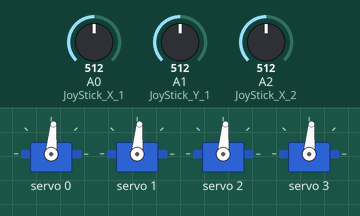
Bench run of a sketch on a simulated Arduino Uno, built with avr-gcc and run on an emulated ATmega328P. On the bench: 4 × servo. The inputs (shaded band) are chosen by the test bench; at power-on: A0 (JoyStick_X_1) = 512, A1 (JoyStick_Y_1) = 512, A2 (JoyStick_X_2) = 512.

Above: at 1.2 s.
1.3 s: A0 (JoyStick_X_1) set to 716
4.3 s: A1 (JoyStick_Y_1) set to 716
At 6.7 s:
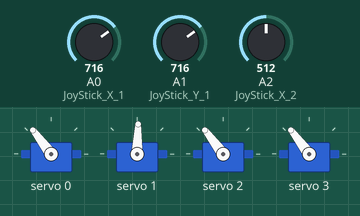
7.3 s: A2 (JoyStick_X_2) set to 716
At 9.6 s:
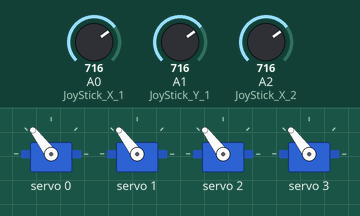
10.3 s: A0 (JoyStick_X_1) set to 900
At 12.4 s:
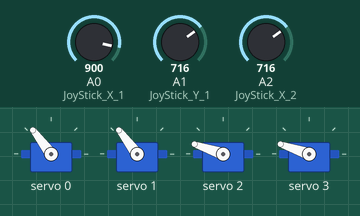
13.3 s: A0 (JoyStick_X_1) set to 1023
At 15.3 s:
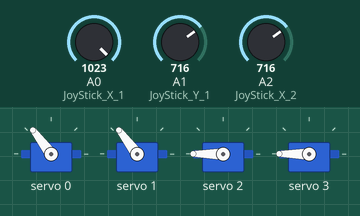
16.3 s: A1 (JoyStick_Y_1) set to 900
At 18.0 s:
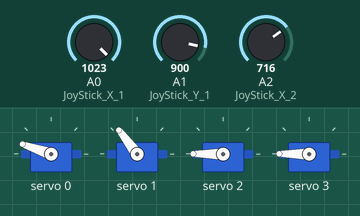
Timing chart, 0 to 19.5 s (numbered marks = the images above; inputs shaded):
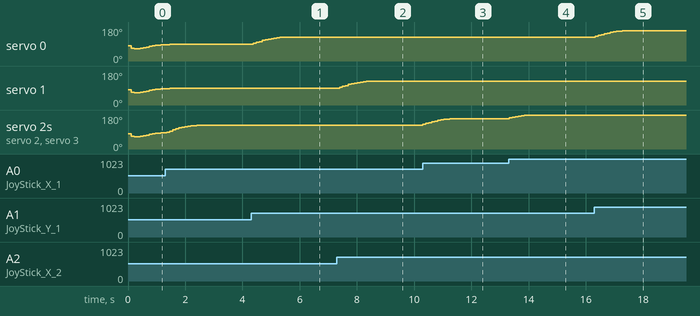

The sketch:

Interactive_robotic_arm.ino
```cpp
#include <Wire.h>
#include <Adafruit_PWMServoDriver.h>

#define JoyStick_X_1 A0 // Analog Pin  X_1
#define JoyStick_X_2 A2 // Analog Pin  X_2
#define JoyStick_Y_1 A1 // Analog Pin  Y_1
#define JoyStick_Y_2 A3 // Analog Pin  Y_2

int pos0 = 102;
int pos180 = 512;
int pos = 0;

Adafruit_PWMServoDriver servos = Adafruit_PWMServoDriver(0x40);

// Valores alvo dos servos
int targetServo0 = pos0;
int targetServo1 = pos0;
int targetServo2 = pos0;
int targetServo3 = pos0;

// Constantes para suavização
const float smoothingFactor = 0.3; // Fator de suavização (ajustável)
int smoothedX1 = 0;
int smoothedX2 = 0;
int smoothedY1 = 0;

void setup() {
    pinMode(JoyStick_X_1, INPUT);
    pinMode(JoyStick_Y_1, INPUT);
    pinMode(JoyStick_X_2, INPUT);
    pinMode(JoyStick_Y_2, INPUT);

    servos.begin();
    servos.setOscillatorFrequency(27000000);
    servos.setPWMFreq(50);
    Serial.begin(9600);
    inicialServoPosition();
}

void inicialServoPosition () {
    servos.setPWM(0, 0, pos0);
    servos.setPWM(1, 0, pos0);
    servos.setPWM(2, 0, pos0);
    servos.setPWM(3, 0, pos0);
}

void updateServos() {
    // Suavização dos valores dos joysticks
    int rawX1 = analogRead(JoyStick_X_1);
    int rawX2 = analogRead(JoyStick_X_2);
    int rawY1 = analogRead(JoyStick_Y_1);

    smoothedX1 = (int)(smoothedX1 * (1.0 - smoothingFactor) + rawX1 * smoothingFactor);
    smoothedX2 = (int)(smoothedX2 * (1.0 - smoothingFactor) + rawX2 * smoothingFactor);
    smoothedY1 = (int)(smoothedY1 * (1.0 - smoothingFactor) + rawY1 * smoothingFactor);

    // Mapeamento dos valores suavizados para ângulos dos servos
    int angleServo0 = map(smoothedY1, 0, 1023, 0, 180);
    int angleServo1 = map(smoothedX2, 0, 1023, 0, 180);
    int angleServo2 = map(smoothedX1, 0, 1023, 0, 180);
    int angleServo3 = map(smoothedX1, 0, 1023, 0, 180);

    // Definir valores alvo dos servos com suavização
    targetServo0 = (int)(targetServo0 * (1.0 - smoothingFactor) + angleServo0 * smoothingFactor);
    targetServo1 = (int)(targetServo1 * (1.0 - smoothingFactor) + angleServo1 * smoothingFactor);
    targetServo2 = (int)(targetServo2 * (1.0 - smoothingFactor) + angleServo2 * smoothingFactor);
    targetServo3 = (int)(targetServo3 * (1.0 - smoothingFactor) + angleServo3 * smoothingFactor);

    // Enviar valores alvo para os servos
    servos.setPWM(0, 0, map(targetServo0, 0, 180, pos0, pos180));
    servos.setPWM(1, 0, map(targetServo1, 0, 180, pos0, pos180));
    servos.setPWM(2, 0, map(targetServo2, 0, 180, pos0, pos180));
    servos.setPWM(3, 0, map(targetServo3, 0, 180, pos0, pos180));
}

void loop() {
    updateServos();
    delay(100); // Adicione um pequeno atraso para evitar atualizações muito frequentes
}
```

Measured:
- after the input at 4.3 s, servo 0: moves from 88° to 127° over 1.1 s, starting after 0.08 s
- after the input at 7.3 s, servo 1: moves from 88° to 127° over 1.1 s, starting after 0.09 s
- after the input at 10.3 s, servo 2, servo 3: moves from 127° to 161° over 1.1 s, starting at once
- after the input at 13.3 s, servo 2, servo 3: moves from 161° to 180° over 0.62 s, starting at once
- after the input at 16.3 s, servo 0: moves from 127° to 161° over 1.1 s, starting at once
